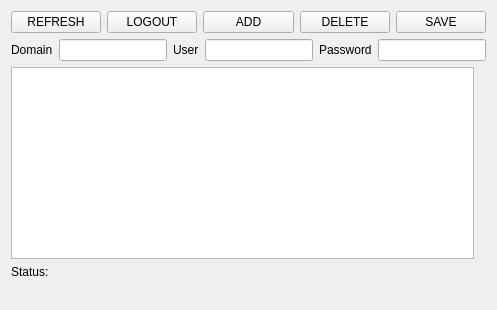
      <widget class="QWidget" name="hasla">
       <layout class="QGridLayout" name="gridLayout">
        <item row="4" column="0">
         <layout class="QGridLayout" name="gridLayout_4">
          <item row="0" column="0">
           <widget class="QLabel" name="label_6">
            <property name="text">
             <string>Status:</string>
            </property>
           </widget>
          </item>
          <item row="1" column="0">
           <widget class="QLabel" name="Status_pusty_3">
            <property name="text">
             <string/>
            </property>
           </widget>
          </item>
         </layout>
        </item>
        <item row="2" column="0" colspan="3">
         <layout class="QHBoxLayout" name="horizontalLayout">
          <item>
           <widget class="QLabel" name="label_9">
            <property name="text">
             <string>Domain</string>
            </property>
           </widget>
          </item>
          <item>
           <widget class="QLineEdit" name="lineEdit_6">
            <property name="text">
             <string/>
            </property>
           </widget>
          </item>
          <item>
           <widget class="QLabel" name="label_10">
            <property name="text">
             <string>User</string>
            </property>
           </widget>
          </item>
          <item>
           <widget class="QLineEdit" name="lineEdit_5"/>
          </item>
          <item>
           <widget class="QLabel" name="label_11">
            <property name="text">
             <string>Password</string>
            </property>
           </widget>
          </item>
          <item>
           <widget class="QLineEdit" name="lineEdit_4"/>
          </item>
         </layout>
        </item>
        <item row="3" column="0">
         <widget class="QTableWidget" name="tableWidget"/>
        </item>
        <item row="0" column="0" colspan="3">
         <layout class="QHBoxLayout" name="horizontalLayout_2">
          <item>
           <widget class="QPushButton" name="Refresh">
            <property name="text">
             <string>REFRESH</string>
            </property>
           </widget>
          </item>
          <item>
           <widget class="QPushButton" name="gotolog_4">
            <property name="text">
             <string>LOGOUT</string>
            </property>
           </widget>
          </item>
          <item>
           <widget class="QPushButton" name="Add">
            <property name="text">
             <string>ADD</string>
            </property>
           </widget>
          </item>
          <item>
           <widget class="QPushButton" name="Delete">
            <property name="text">
             <string>DELETE</string>
            </property>
           </widget>
          </item>
          <item>
           <widget class="QPushButton" name="pushButton">
            <property name="text">
             <string>SAVE</string>
            </property>
           </widget>
          </item>
         </layout>
        </item>
       </layout>
      </widget>
